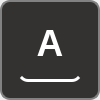
<?xml version="1.0" encoding="UTF-8"?>
<ui version="4.0">
 <class>Form</class>
 <widget class="QWidget" name="Form">
  <property name="geometry">
   <rect>
    <x>0</x>
    <y>0</y>
    <width>100</width>
    <height>100</height>
   </rect>
  </property>
  <property name="minimumSize">
   <size>
    <width>80</width>
    <height>80</height>
   </size>
  </property>
  <property name="windowTitle">
   <string>Form</string>
  </property>
  <property name="styleSheet">
   <string notr="true"/>
  </property>
  <layout class="QHBoxLayout" name="horizontalLayout">
   <property name="spacing">
    <number>0</number>
   </property>
   <property name="leftMargin">
    <number>0</number>
   </property>
   <property name="topMargin">
    <number>0</number>
   </property>
   <property name="rightMargin">
    <number>0</number>
   </property>
   <property name="bottomMargin">
    <number>0</number>
   </property>
   <item>
    <widget class="QFrame" name="frame">
     <property name="minimumSize">
      <size>
       <width>80</width>
       <height>80</height>
      </size>
     </property>
     <property name="styleSheet">
      <string notr="true">QFrame {
	background-color: rgb(52, 50, 48);
	border: solid;
	border-width: 2px;
	border-color: rgb(130, 130, 130);
	border-radius: 10px;
}

</string>
     </property>
     <property name="frameShape">
      <enum>QFrame::StyledPanel</enum>
     </property>
     <property name="frameShadow">
      <enum>QFrame::Raised</enum>
     </property>
     <layout class="QHBoxLayout" name="horizontalLayout_2">
      <property name="spacing">
       <number>0</number>
      </property>
      <property name="leftMargin">
       <number>16</number>
      </property>
      <property name="topMargin">
       <number>5</number>
      </property>
      <property name="rightMargin">
       <number>16</number>
      </property>
      <property name="bottomMargin">
       <number>16</number>
      </property>
      <item>
       <widget class="QLabel" name="label">
        <property name="minimumSize">
         <size>
          <width>50</width>
          <height>60</height>
         </size>
        </property>
        <property name="font">
         <font>
          <pointsize>28</pointsize>
          <bold>true</bold>
          <underline>false</underline>
          <strikeout>false</strikeout>
         </font>
        </property>
        <property name="styleSheet">
         <string notr="true">QLabel {
	background-color: transparent;;
	text-decoration: none;
	color: white;
	border-width: 0px;
	border-bottom: 3px solid black;
	border-color: white;
}

</string>
        </property>
        <property name="text">
         <string>A</string>
        </property>
        <property name="alignment">
         <set>Qt::AlignCenter</set>
        </property>
       </widget>
      </item>
     </layout>
    </widget>
   </item>
  </layout>
 </widget>
 <resources/>
 <connections/>
</ui>
